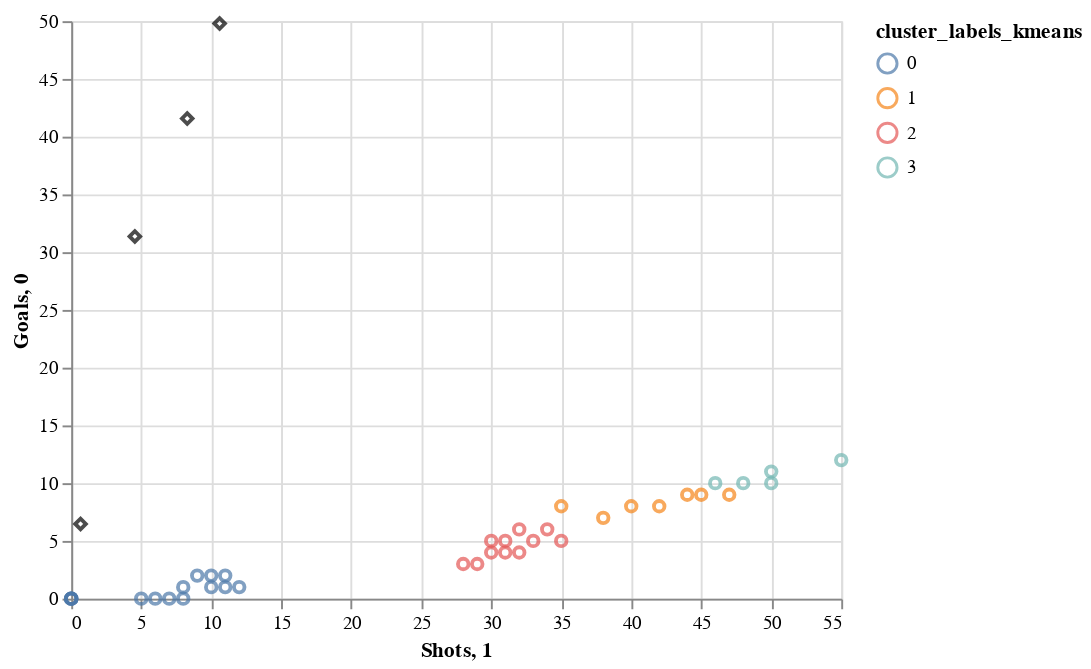

Notebook code cell kept with this figure:
### Code cell
# Plot the clusters with their centroids.
points_plot = alt.Chart(df_frame).mark_point().encode(
    alt.X('Shots', scale=alt.Scale(zero=False)),
    alt.Y('Goals', scale=alt.Scale(zero=False)),
    color='cluster_labels_kmeans:N'
)
centroid_plot = alt.Chart(pd.DataFrame(centroids)).mark_point(shape='diamond',color='black').encode(
    x='1:Q', y='0:Q'
)
(points_plot + centroid_plot)

### Figure 1 — Vega-Lite specification as saved in the notebook (floating-point values rounded to 4 significant figures)
{"config": {"view": {"continuousWidth": 400, "continuousHeight": 300}}, "layer": [{"data": {"name": "data-8357227ffbff2e0be0a9b7b875095aff"}, "mark": "point", "encoding": {"color": {"field": "cluster_labels_kmeans", "type": "nominal"}, "x": {"field": "Shots", "scale": {"zero": false}, "type": "quantitative"}, "y": {"field": "Goals", "scale": {"zero": false}, "type": "quantitative"}}}, {"data": {"name": "data-268d216f7a736d06f619c010656f4065"}, "mark": {"type": "point", "color": "black", "shape": "diamond"}, "encoding": {"x": {"field": "1", "type": "quantitative"}, "y": {"field": "0", "type": "quantitative"}}}], "$schema": "https://vega.github.io/schema/vega-lite/v4.17.0.json", "datasets": {"data-8357227ffbff2e0be0a9b7b875095aff": [{"Name": null, "Height (cm)": 180, "Weight (kg)": 75, "Position": "Forward", "Goals": 10, "Shots": 50, "Nationality": "England", "Age": 27, "Assists": 5, "Pass Accuracy (%)": 80, "Minutes Played": 2000, "Yellow Cards": 3, "Red Cards": 0, "Fouls": 15, "Interceptions": 5, "Tackles": 8, "Saves": 0, "Crosses": 20, "Speed ": 30, "Dribbles": 40, "Key Passes": 25, "Clearances": 10, "Headers Won": 12, "Offsides": 5, "Successful Tackles (%)": 75, "Blocks": 5, "Errors Leading to Goal": 1, "Penalties Won": 2, "Penalties Conceded": 1, "Aerial Duels Won": 15, "Aerial Duels Lost": 5, "Long Balls": 30, "Free Kicks": 2, "cluster_labels_kmeans": 3}, {"Name": null, "Height (cm)": 175, "Weight (kg)": 70, "Position": "Midfielder", "Goals": 4, "Shots": 30, "Nationality": "England", "Age": 24, "Assists": 7, "Pass Accuracy (%)": 85, "Minutes Played": 1800, "Yellow Cards": 4, "Red Cards": 0, "Fouls": 20, "Interceptions": 10, "Tackles": 12, "Saves": 0, "Crosses": 25, "Speed ": 28, "Dribbles": 35, "Key Passes": 20, "Clearances": 15, "Headers Won": 10, "Offsides": 4, "Successful Tackles (%)": 80, "Blocks": 6, "Errors Leading to Goal": 0, "Penalties Won": 1, "Penalties Conceded": 0, "Aerial Duels Won": 18, "Aerial Duels Lost": 7, "Long Balls": 25, "Free Kicks": 3, "cluster_labels_kmeans": 2}, {"Name": null, "Height (cm)": 185, "Weight (kg)": 78, "Position": "Defender", "Goals": 1, "Shots": 10, "Nationality": "England", "Age": 29, "Assists": 1, "Pass Accuracy (%)": 88, "Minutes Played": 2200, "Yellow Cards": 5, "Red Cards": 1, "Fouls": 30, "Interceptions": 15, "Tackles": 25, "Saves": 0, "Crosses": 5, "Speed ": 27, "Dribbles": 20, "Key Passes": 10, "Clearances": 30, "Headers Won": 25, "Offsides": 2, "Successful Tackles (%)": 85, "Blocks": 8, "Errors Leading to Goal": 2, "Penalties Won": 0, "Penalties Conceded": 2, "Aerial Duels Won": 20, "Aerial Duels Lost": 10, "Long Balls": 35, "Free Kicks": 0, "cluster_labels_kmeans": 0}, {"Name": null, "Height (cm)": 172, "Weight (kg)": 68, "Position": "Goalkeeper", "Goals": 0, "Shots": 0, "Nationality": "England", "Age": 31, "Assists": 0, "Pass Accuracy (%)": 70, "Minutes Played": 2100, "Yellow Cards": 1, "Red Cards": 0, "Fouls": 10, "Interceptions": 8, "Tackles": 10, "Saves": 50, "Crosses": 0, "Speed ": 24, "Dribbles": 5, "Key Passes": 5, "Clearances": 5, "Headers Won": 5, "Offsides": 1, "Successful Tackles (%)": 90, "Blocks": 10, "Errors Leading to Goal": 0, "Penalties Won": 0, "Penalties Conceded": 1, "Aerial Duels Won": 5, "Aerial Duels Lost": 3, "Long Balls": 10, "Free Kicks": 4, "cluster_labels_kmeans": 0}, {"Name": null, "Height (cm)": 178, "Weight (kg)": 72, "Position": "Forward", "Goals": 8, "Shots": 40, "Nationality": "Scotland", "Age": 25, "Assists": 4, "Pass Accuracy (%)": 82, "Minutes Played": 1900, "Yellow Cards": 2, "Red Cards": 0, "Fouls": 12, "Interceptions": 4, "Tackles": 7, "Saves": 0, "Crosses": 18, "Speed ": 29, "Dribbles": 38, "Key Passes": 22, "Clearances": 12, "Headers Won": 14, "Offsides": 3, "Successful Tackles (%)": 78, "Blocks": 4, "Errors Leading to Goal": 1, "Penalties Won": 1, "Penalties Conceded": 1, "Aerial Duels Won": 12, "Aerial Duels Lost": 8, "Long Balls": 28, "Free Kicks": 1, "cluster_labels_kmeans": 1}, {"Name": null, "Height (cm)": 182, "Weight (kg)": 76, "Position": "Midfielder", "Goals": 5, "Shots": 35, "Nationality": "Scotland", "Age": 28, "Assists": 6, "Pass Accuracy (%)": 83, "Minutes Played": 2050, "Yellow Cards": 3, "Red Cards": 0, "Fouls": 18, "Interceptions": 7, "Tackles": 10, "Saves": 0, "Crosses": 22, "Speed ": 26, "Dribbles": 32, "Key Passes": 18, "Clearances": 17, "Headers Won": 13, "Offsides": 4, "Successful Tackles (%)": 82, "Blocks": 7, "Errors Leading to Goal": 0, "Penalties Won": 0, "Penalties Conceded": 2, "Aerial Duels Won": 16, "Aerial Duels Lost": 9, "Long Balls": 24, "Free Kicks": 2, "cluster_labels_kmeans": 2}, {"Name": null, "Height (cm)": 170, "Weight (kg)": 65, "Position": "Defender", "Goals": 0, "Shots": 5, "Nationality": "Wales", "Age": 26, "Assists": 2, "Pass Accuracy (%)": 86, "Minutes Played": 1950, "Yellow Cards": 4, "Red Cards": 0, "Fouls": 25, "Interceptions": 12, "Tackles": 20, "Saves": 0, "Crosses": 3, "Speed ": 25, "Dribbles": 18, "Key Passes": 8, "Clearances": 28, "Headers Won": 22, "Offsides": 2, "Successful Tackles (%)": 88, "Blocks": 9, "Errors Leading to Goal": 1, "Penalties Won": 0, "Penalties Conceded": 1, "Aerial Duels Won": 23, "Aerial Duels Lost": 12, "Long Balls": 22, "Free Kicks": 0, "cluster_labels_kmeans": 0}, {"Name": null, "Height (cm)": 180, "Weight (kg)": 74, "Position": "Forward", "Goals": 12, "Shots": 55, "Nationality": "Wales", "Age": 30, "Assists": 3, "Pass Accuracy (%)": 79, "Minutes Played": 2150, "Yellow Cards": 2, "Red Cards": 0, "Fouls": 14, "Interceptions": 6, "Tackles": 9, "Saves": 0, "Crosses": 21, "Speed ": 31, "Dribbles": 42, "Key Passes": 24, "Clearances": 14, "Headers Won": 15, "Offsides": 4, "Successful Tackles (%)": 77, "Blocks": 6, "Errors Leading to Goal": 2, "Penalties Won": 2, "Penalties Conceded": 1, "Aerial Duels Won": 17, "Aerial Duels Lost": 5, "Long Balls": 26, "Free Kicks": 3, "cluster_labels_kmeans": 3}, {"Name": null, "Height (cm)": 177, "Weight (kg)": 73, "Position": "Midfielder", "Goals": 6, "Shots": 32, "Nationality": "Ireland", "Age": 27, "Assists": 5, "Pass Accuracy (%)": 84, "Minutes Played": 1980, "Yellow Cards": 5, "Red Cards": 0, "Fouls": 22, "Interceptions": 9, "Tackles": 13, "Saves": 0, "Crosses": 23, "Speed ": 28, "Dribbles": 30, "Key Passes": 21, "Clearances": 16, "Headers Won": 12, "Offsides": 3, "Successful Tackles (%)": 83, "Blocks": 5, "Errors Leading to Goal": 0, "Penalties Won": 1, "Penalties Conceded": 1, "Aerial Duels Won": 14, "Aerial Duels Lost": 8, "Long Balls": 23, "Free Kicks": 2, "cluster_labels_kmeans": 2}, {"Name": null, "Height (cm)": 183, "Weight (kg)": 77, "Position": "Defender", "Goals": 1, "Shots": 8, "Nationality": "Ireland", "Age": 32, "Assists": 1, "Pass Accuracy (%)": 87, "Minutes Played": 2300, "Yellow Cards": 3, "Red Cards": 1, "Fouls": 28, "Interceptions": 14, "Tackles": 22, "Saves": 0, "Crosses": 4, "Speed ": 27, "Dribbles": 22, "Key Passes": 15, "Clearances": 35, "Headers Won": 28, "Offsides": 1, "Successful Tackles (%)": 89, "Blocks": 11, "Errors Leading to Goal": 2, "Penalties Won": 0, "Penalties Conceded": 2, "Aerial Duels Won": 26, "Aerial Duels Lost": 15, "Long Balls": 30, "Free Kicks": 1, "cluster_labels_kmeans": 0}, {"Name": null, "Height (cm)": 175, "Weight (kg)": 71, "Position": "Forward", "Goals": 7, "Shots": 38, "Nationality": "England", "Age": 24, "Assists": 6, "Pass Accuracy (%)": 81, "Minutes Played": 1850, "Yellow Cards": 4, "Red Cards": 0, "Fouls": 17, "Interceptions": 5, "Tackles": 8, "Saves": 0, "Crosses": 19, "Speed ": 29, "Dribbles": 40, "Key Passes": 26, "Clearances": 10, "Headers Won": 14, "Offsides": 4, "Successful Tackles (%)": 74, "Blocks": 4, "Errors Leading to Goal": 0, "Penalties Won": 2, "Penalties Conceded": 1, "Aerial Duels Won": 16, "Aerial Duels Lost": 6, "Long Balls": 28, "Free Kicks": 2, "cluster_labels_kmeans": 1}, {"Name": null, "Height (cm)": 178, "Weight (kg)": 74, "Position": "Midfielder", "Goals": 3, "Shots": 28, "Nationality": "England", "Age": 26, "Assists": 7, "Pass Accuracy (%)": 85, "Minutes Played": 2000, "Yellow Cards": 3, "Red Cards": 0, "Fouls": 20, "Interceptions": 10, "Tackles": 12, "Saves": 0, "Crosses": 24, "Speed ": 28, "Dribbles": 33, "Key Passes": 19, "Clearances": 13, "Headers Won": 10, "Offsides": 3, "Successful Tackles (%)": 80, "Blocks": 7, "Errors Leading to Goal": 1, "Penalties Won": 1, "Penalties Conceded": 2, "Aerial Duels Won": 18, "Aerial Duels Lost": 9, "Long Balls": 25, "Free Kicks": 2, "cluster_labels_kmeans": 2}, {"Name": null, "Height (cm)": 186, "Weight (kg)": 79, "Position": "Defender", "Goals": 1, "Shots": 12, "Nationality": "England", "Age": 28, "Assists": 1, "Pass Accuracy (%)": 89, "Minutes Played": 2200, "Yellow Cards": 4, "Red Cards": 1, "Fouls": 32, "Interceptions": 18, "Tackles": 26, "Saves": 0, "Crosses": 6, "Speed ": 26, "Dribbles": 21, "Key Passes": 12, "Clearances": 31, "Headers Won": 27, "Offsides": 1, "Successful Tackles (%)": 88, "Blocks": 12, "Errors Leading to Goal": 3, "Penalties Won": 0, "Penalties Conceded": 2, "Aerial Duels Won": 28, "Aerial Duels Lost": 13, "Long Balls": 33, "Free Kicks": 0, "cluster_labels_kmeans": 0}, {"Name": null, "Height (cm)": 173, "Weight (kg)": 69, "Position": "Goalkeeper", "Goals": 0, "Shots": 0, "Nationality": "England", "Age": 30, "Assists": 0, "Pass Accuracy (%)": 72, "Minutes Played": 2100, "Yellow Cards": 2, "Red Cards": 0, "Fouls": 12, "Interceptions": 7, "Tackles": 11, "Saves": 55, "Crosses": 0, "Speed ": 23, "Dribbles": 6, "Key Passes": 6, "Clearances": 6, "Headers Won": 4, "Offsides": 0, "Successful Tackles (%)": 91, "Blocks": 9, "Errors Leading to Goal": 0, "Penalties Won": 0, "Penalties Conceded": 2, "Aerial Duels Won": 6, "Aerial Duels Lost": 2, "Long Balls": 15, "Free Kicks": 4, "cluster_labels_kmeans": 0}, {"Name": null, "Height (cm)": 181, "Weight (kg)": 75, "Position": "Forward", "Goals": 9, "Shots": 45, "Nationality": "Scotland", "Age": 26, "Assists": 4, "Pass Accuracy (%)": 83, "Minutes Played": 1950, "Yellow Cards": 3, "Red Cards": 0, "Fouls": 15, "Interceptions": 6, "Tackles": 9, "Saves": 0, "Crosses": 20, "Speed ": 30, "Dribbles": 38, "Key Passes": 23, "Clearances": 11, "Headers Won": 16, "Offsides": 3, "Successful Tackles (%)": 76, "Blocks": 5, "Errors Leading to Goal": 1, "Penalties Won": 1, "Penalties Conceded": 1, "Aerial Duels Won": 17, "Aerial Duels Lost": 7, "Long Balls": 29, "Free Kicks": 2, "cluster_labels_kmeans": 1}, {"Name": null, "Height (cm)": 179, "Weight (kg)": 73, "Position": "Midfielder", "Goals": 5, "Shots": 33, "Nationality": "Scotland", "Age": 29, "Assists": 6, "Pass Accuracy (%)": 84, "Minutes Played": 2050, "Yellow Cards": 4, "Red Cards": 0, "Fouls": 19, "Interceptions": 8, "Tackles": 14, "Saves": 0, "Crosses": 22, "Speed ": 27, "Dribbles": 31, "Key Passes": 18, "Clearances": 15, "Headers Won": 11, "Offsides": 2, "Successful Tackles (%)": 81, "Blocks": 6, "Errors Leading to Goal": 0, "Penalties Won": 1, "Penalties Conceded": 2, "Aerial Duels Won": 18, "Aerial Duels Lost": 10, "Long Balls": 26, "Free Kicks": 1, "cluster_labels_kmeans": 2}, {"Name": null, "Height (cm)": 171, "Weight (kg)": 66, "Position": "Defender", "Goals": 0, "Shots": 6, "Nationality": "Wales", "Age": 25, "Assists": 1, "Pass Accuracy (%)": 88, "Minutes Played": 1980, "Yellow Cards": 3, "Red Cards": 0, "Fouls": 26, "Interceptions": 14, "Tackles": 23, "Saves": 0, "Crosses": 4, "Speed ": 24, "Dribbles": 15, "Key Passes": 9, "Clearances": 28, "Headers Won": 20, "Offsides": 1, "Successful Tackles (%)": 90, "Blocks": 11, "Errors Leading to Goal": 2, "Penalties Won": 0, "Penalties Conceded": 1, "Aerial Duels Won": 25, "Aerial Duels Lost": 12, "Long Balls": 23, "Free Kicks": 0, "cluster_labels_kmeans": 0}, {"Name": null, "Height (cm)": 182, "Weight (kg)": 76, "Position": "Forward", "Goals": 11, "Shots": 50, "Nationality": "Wales", "Age": 28, "Assists": 2, "Pass Accuracy (%)": 80, "Minutes Played": 2150, "Yellow Cards": 1, "Red Cards": 0, "Fouls": 13, "Interceptions": 6, "Tackles": 9, "Saves": 0, "Crosses": 21, "Speed ": 30, "Dribbles": 41, "Key Passes": 27, "Clearances": 13, "Headers Won": 15, "Offsides": 3, "Successful Tackles (%)": 78, "Blocks": 5, "Errors Leading to Goal": 1, "Penalties Won": 2, "Penalties Conceded": 1, "Aerial Duels Won": 16, "Aerial Duels Lost": 6, "Long Balls": 27, "Free Kicks": 2, "cluster_labels_kmeans": 3}, {"Name": null, "Height (cm)": 176, "Weight (kg)": 72, "Position": "Midfielder", "Goals": 4, "Shots": 31, "Nationality": "Ireland", "Age": 27, "Assists": 7, "Pass Accuracy (%)": 86, "Minutes Played": 2000, "Yellow Cards": 4, "Red Cards": 0, "Fouls": 23, "Interceptions": 11, "Tackles": 15, "Saves": 0, "Crosses": 24, "Speed ": 28, "Dribbles": 33, "Key Passes": 19, "Clearances": 14, "Headers Won": 12, "Offsides": 3, "Successful Tackles (%)": 82, "Blocks": 7, "Errors Leading to Goal": 1, "Penalties Won": 1, "Penalties Conceded": 2, "Aerial Duels Won": 19, "Aerial Duels Lost": 10, "Long Balls": 26, "Free Kicks": 2, "cluster_labels_kmeans": 2}, {"Name": null, "Height (cm)": 184, "Weight (kg)": 78, "Position": "Defender", "Goals": 2, "Shots": 10, "Nationality": "Ireland", "Age": 31, "Assists": 2, "Pass Accuracy (%)": 87, "Minutes Played": 2300, "Yellow Cards": 2, "Red Cards": 1, "Fouls": 29, "Interceptions": 17, "Tackles": 24, "Saves": 0, "Crosses": 5, "Speed ": 25, "Dribbles": 20, "Key Passes": 13, "Clearances": 32, "Headers Won": 26, "Offsides": 1, "Successful Tackles (%)": 86, "Blocks": 12, "Errors Leading to Goal": 3, "Penalties Won": 0, "Penalties Conceded": 2, "Aerial Duels Won": 27, "Aerial Duels Lost": 14, "Long Balls": 34, "Free Kicks": 0, "cluster_labels_kmeans": 0}, {"Name": null, "Height (cm)": 174, "Weight (kg)": 70, "Position": "Forward", "Goals": 8, "Shots": 35, "Nationality": "England", "Age": 24, "Assists": 5, "Pass Accuracy (%)": 82, "Minutes Played": 1900, "Yellow Cards": 3, "Red Cards": 0, "Fouls": 16, "Interceptions": 7, "Tackles": 10, "Saves": 0, "Crosses": 18, "Speed ": 29, "Dribbles": 39, "Key Passes": 25, "Clearances": 11, "Headers Won": 13, "Offsides": 4, "Successful Tackles (%)": 75, "Blocks": 5, "Errors Leading to Goal": 0, "Penalties Won": 2, "Penalties Conceded": 1, "Aerial Duels Won": 15, "Aerial Duels Lost": 7, "Long Balls": 29, "Free Kicks": 1, "cluster_labels_kmeans": 1}, {"Name": null, "Height (cm)": 179, "Weight (kg)": 74, "Position": "Midfielder", "Goals": 3, "Shots": 29, "Nationality": "England", "Age": 25, "Assists": 6, "Pass Accuracy (%)": 84, "Minutes Played": 2000, "Yellow Cards": 4, "Red Cards": 0, "Fouls": 21, "Interceptions": 9, "Tackles": 13, "Saves": 0, "Crosses": 23, "Speed ": 27, "Dribbles": 32, "Key Passes": 18, "Clearances": 14, "Headers Won": 11, "Offsides": 2, "Successful Tackles (%)": 81, "Blocks": 6, "Errors Leading to Goal": 1, "Penalties Won": 1, "Penalties Conceded": 2, "Aerial Duels Won": 16, "Aerial Duels Lost": 9, "Long Balls": 25, "Free Kicks": 2, "cluster_labels_kmeans": 2}, {"Name": null, "Height (cm)": 185, "Weight (kg)": 77, "Position": "Defender", "Goals": 1, "Shots": 11, "Nationality": "England", "Age": 30, "Assists": 1, "Pass Accuracy (%)": 89, "Minutes Played": 2200, "Yellow Cards": 5, "Red Cards": 1, "Fouls": 31, "Interceptions": 16, "Tackles": 25, "Saves": 0, "Crosses": 6, "Speed ": 25, "Dribbles": 19, "Key Passes": 11, "Clearances": 30, "Headers Won": 27, "Offsides": 1, "Successful Tackles (%)": 87, "Blocks": 12, "Errors Leading to Goal": 2, "Penalties Won": 0, "Penalties Conceded": 2, "Aerial Duels Won": 28, "Aerial Duels Lost": 12, "Long Balls": 33, "Free Kicks": 0, "cluster_labels_kmeans": 0}, {"Name": null, "Height (cm)": 172, "Weight (kg)": 68, "Position": "Goalkeeper", "Goals": 0, "Shots": 0, "Nationality": "England", "Age": 32, "Assists": 0, "Pass Accuracy (%)": 70, "Minutes Played": 2100, "Yellow Cards": 1, "Red Cards": 0, "Fouls": 11, "Interceptions": 8, "Tackles": 12, "Saves": 52, "Crosses": 0, "Speed ": 24, "Dribbles": 5, "Key Passes": 4, "Clearances": 4, "Headers Won": 3, "Offsides": 0, "Successful Tackles (%)": 90, "Blocks": 8, "Errors Leading to Goal": 0, "Penalties Won": 0, "Penalties Conceded": 1, "Aerial Duels Won": 6, "Aerial Duels Lost": 3, "Long Balls": 12, "Free Kicks": 3, "cluster_labels_kmeans": 0}, {"Name": null, "Height (cm)": 180, "Weight (kg)": 75, "Position": "Forward", "Goals": 10, "Shots": 48, "Nationality": "Scotland", "Age": 27, "Assists": 4, "Pass Accuracy (%)": 83, "Minutes Played": 2000, "Yellow Cards": 3, "Red Cards": 0, "Fouls": 15, "Interceptions": 5, "Tackles": 9, "Saves": 0, "Crosses": 19, "Speed ": 31, "Dribbles": 37, "Key Passes": 22, "Clearances": 12, "Headers Won": 15, "Offsides": 4, "Successful Tackles (%)": 78, "Blocks": 6, "Errors Leading to Goal": 1, "Penalties Won": 2, "Penalties Conceded": 1, "Aerial Duels Won": 16, "Aerial Duels Lost": 8, "Long Balls": 27, "Free Kicks": 1, "cluster_labels_kmeans": 3}, {"Name": null, "Height (cm)": 176, "Weight (kg)": 73, "Position": "Midfielder", "Goals": 6, "Shots": 34, "Nationality": "Scotland", "Age": 28, "Assists": 5, "Pass Accuracy (%)": 85, "Minutes Played": 1950, "Yellow Cards": 4, "Red Cards": 0, "Fouls": 18, "Interceptions": 8, "Tackles": 14, "Saves": 0, "Crosses": 21, "Speed ": 28, "Dribbles": 30, "Key Passes": 19, "Clearances": 14, "Headers Won": 12, "Offsides": 3, "Successful Tackles (%)": 82, "Blocks": 5, "Errors Leading to Goal": 0, "Penalties Won": 1, "Penalties Conceded": 2, "Aerial Duels Won": 19, "Aerial Duels Lost": 10, "Long Balls": 26, "Free Kicks": 2, "cluster_labels_kmeans": 2}, {"Name": null, "Height (cm)": 171, "Weight (kg)": 67, "Position": "Defender", "Goals": 0, "Shots": 7, "Nationality": "Wales", "Age": 26, "Assists": 1, "Pass Accuracy (%)": 87, "Minutes Played": 1930, "Yellow Cards": 4, "Red Cards": 0, "Fouls": 24, "Interceptions": 13, "Tackles": 22, "Saves": 0, "Crosses": 4, "Speed ": 25, "Dribbles": 16, "Key Passes": 10, "Clearances": 29, "Headers Won": 23, "Offsides": 2, "Successful Tackles (%)": 89, "Blocks": 10, "Errors Leading to Goal": 2, "Penalties Won": 0, "Penalties Conceded": 1, "Aerial Duels Won": 24, "Aerial Duels Lost": 12, "Long Balls": 25, "Free Kicks": 0, "cluster_labels_kmeans": 0}, {"Name": null, "Height (cm)": 183, "Weight (kg)": 76, "Position": "Forward", "Goals": 9, "Shots": 44, "Nationality": "Wales", "Age": 29, "Assists": 3, "Pass Accuracy (%)": 80, "Minutes Played": 2140, "Yellow Cards": 2, "Red Cards": 0, "Fouls": 13, "Interceptions": 6, "Tackles": 9, "Saves": 0, "Crosses": 20, "Speed ": 29, "Dribbles": 35, "Key Passes": 23, "Clearances": 12, "Headers Won": 14, "Offsides": 3, "Successful Tackles (%)": 76, "Blocks": 5, "Errors Leading to Goal": 1, "Penalties Won": 1, "Penalties Conceded": 1, "Aerial Duels Won": 16, "Aerial Duels Lost": 8, "Long Balls": 27, "Free Kicks": 2, "cluster_labels_kmeans": 1}, {"Name": null, "Height (cm)": 177, "Weight (kg)": 72, "Position": "Midfielder", "Goals": 5, "Shots": 30, "Nationality": "Ireland", "Age": 28, "Assists": 6, "Pass Accuracy (%)": 84, "Minutes Played": 2000, "Yellow Cards": 5, "Red Cards": 0, "Fouls": 21, "Interceptions": 8, "Tackles": 13, "Saves": 0, "Crosses": 22, "Speed ": 28, "Dribbles": 29, "Key Passes": 20, "Clearances": 15, "Headers Won": 11, "Offsides": 2, "Successful Tackles (%)": 81, "Blocks": 7, "Errors Leading to Goal": 0, "Penalties Won": 1, "Penalties Conceded": 2, "Aerial Duels Won": 17, "Aerial Duels Lost": 9, "Long Balls": 26, "Free Kicks": 2, "cluster_labels_kmeans": 2}, {"Name": null, "Height (cm)": 184, "Weight (kg)": 78, "Position": "Defender", "Goals": 2, "Shots": 9, "Nationality": "Ireland", "Age": 31, "Assists": 1, "Pass Accuracy (%)": 87, "Minutes Played": 2250, "Yellow Cards": 3, "Red Cards": 1, "Fouls": 27, "Interceptions": 16, "Tackles": 24, "Saves": 0, "Crosses": 5, "Speed ": 26, "Dribbles": 21, "Key Passes": 12, "Clearances": 31, "Headers Won": 27, "Offsides": 1, "Successful Tackles (%)": 86, "Blocks": 11, "Errors Leading to Goal": 2, "Penalties Won": 0, "Penalties Conceded": 2, "Aerial Duels Won": 27, "Aerial Duels Lost": 14, "Long Balls": 30, "Free Kicks": 1, "cluster_labels_kmeans": 0}, {"Name": null, "Height (cm)": 175, "Weight (kg)": 70, "Position": "Forward", "Goals": 10, "Shots": 46, "Nationality": "England", "Age": 26, "Assists": 4, "Pass Accuracy (%)": 81, "Minutes Played": 2000, "Yellow Cards": 3, "Red Cards": 0, "Fouls": 14, "Interceptions": 5, "Tackles": 9, "Saves": 0, "Crosses": 20, "Speed ": 30, "Dribbles": 38, "Key Passes": 25, "Clearances": 11, "Headers Won": 13, "Offsides": 3, "Successful Tackles (%)": 77, "Blocks": 5, "Errors Leading to Goal": 1, "Penalties Won": 2, "Penalties Conceded": 1, "Aerial Duels Won": 15, "Aerial Duels Lost": 7, "Long Balls": 28, "Free Kicks": 2, "cluster_labels_kmeans": 3}, {"Name": null, "Height (cm)": 178, "Weight (kg)": 74, "Position": "Midfielder", "Goals": 4, "Shots": 32, "Nationality": "England", "Age": 27, "Assists": 6, "Pass Accuracy (%)": 85, "Minutes Played": 2050, "Yellow Cards": 4, "Red Cards": 0, "Fouls": 19, "Interceptions": 9, "Tackles": 14, "Saves": 0, "Crosses": 23, "Speed ": 28, "Dribbles": 32, "Key Passes": 21, "Clearances": 15, "Headers Won": 12, "Offsides": 3, "Successful Tackles (%)": 82, "Blocks": 6, "Errors Leading to Goal": 1, "Penalties Won": 1, "Penalties Conceded": 2, "Aerial Duels Won": 18, "Aerial Duels Lost": 10, "Long Balls": 26, "Free Kicks": 2, "cluster_labels_kmeans": 2}, {"Name": null, "Height (cm)": 186, "Weight (kg)": 79, "Position": "Defender", "Goals": 2, "Shots": 11, "Nationality": "England", "Age": 30, "Assists": 1, "Pass Accuracy (%)": 89, "Minutes Played": 2200, "Yellow Cards": 5, "Red Cards": 1, "Fouls": 32, "Interceptions": 18, "Tackles": 25, "Saves": 0, "Crosses": 6, "Speed ": 26, "Dribbles": 20, "Key Passes": 14, "Clearances": 30, "Headers Won": 28, "Offsides": 1, "Successful Tackles (%)": 88, "Blocks": 12, "Errors Leading to Goal": 3, "Penalties Won": 0, "Penalties Conceded": 2, "Aerial Duels Won": 28, "Aerial Duels Lost": 12, "Long Balls": 33, "Free Kicks": 0, "cluster_labels_kmeans": 0}, {"Name": null, "Height (cm)": 172, "Weight (kg)": 68, "Position": "Goalkeeper", "Goals": 0, "Shots": 0, "Nationality": "England", "Age": 32, "Assists": 0, "Pass Accuracy (%)": 70, "Minutes Played": 2100, "Yellow Cards": 1, "Red Cards": 0, "Fouls": 12, "Interceptions": 7, "Tackles": 11, "Saves": 52, "Crosses": 0, "Speed ": 24, "Dribbles": 5, "Key Passes": 4, "Clearances": 5, "Headers Won": 4, "Offsides": 0, "Successful Tackles (%)": 90, "Blocks": 8, "Errors Leading to Goal": 0, "Penalties Won": 0, "Penalties Conceded": 1, "Aerial Duels Won": 6, "Aerial Duels Lost": 3, "Long Balls": 12, "Free Kicks": 3, "cluster_labels_kmeans": 0}, {"Name": null, "Height (cm)": 181, "Weight (kg)": 75, "Position": "Forward", "Goals": 8, "Shots": 42, "Nationality": "Scotland", "Age": 27, "Assists": 3, "Pass Accuracy (%)": 82, "Minutes Played": 1950, "Yellow Cards": 2, "Red Cards": 0, "Fouls": 16, "Interceptions": 5, "Tackles": 8, "Saves": 0, "Crosses": 19, "Speed ": 30, "Dribbles": 36, "Key Passes": 24, "Clearances": 13, "Headers Won": 15, "Offsides": 3, "Successful Tackles (%)": 79, "Blocks": 5, "Errors Leading to Goal": 1, "Penalties Won": 2, "Penalties Conceded": 1, "Aerial Duels Won": 17, "Aerial Duels Lost": 7, "Long Balls": 27, "Free Kicks": 1, "cluster_labels_kmeans": 1}, {"Name": null, "Height (cm)": 179, "Weight (kg)": 73, "Position": "Midfielder", "Goals": 5, "Shots": 31, "Nationality": "Scotland", "Age": 28, "Assists": 6, "Pass Accuracy (%)": 84, "Minutes Played": 2000, "Yellow Cards": 4, "Red Cards": 0, "Fouls": 20, "Interceptions": 9, "Tackles": 12, "Saves": 0, "Crosses": 23, "Speed ": 28, "Dribbles": 31, "Key Passes": 18, "Clearances": 15, "Headers Won": 11, "Offsides": 3, "Successful Tackles (%)": 80, "Blocks": 7, "Errors Leading to Goal": 0, "Penalties Won": 1, "Penalties Conceded": 2, "Aerial Duels Won": 18, "Aerial Duels Lost": 10, "Long Balls": 26, "Free Kicks": 2, "cluster_labels_kmeans": 2}, {"Name": null, "Height (cm)": 170, "Weight (kg)": 65, "Position": "Defender", "Goals": 0, "Shots": 8, "Nationality": "Wales", "Age": 25, "Assists": 1, "Pass Accuracy (%)": 88, "Minutes Played": 1980, "Yellow Cards": 3, "Red Cards": 0, "Fouls": 24, "Interceptions": 13, "Tackles": 23, "Saves": 0, "Crosses": 4, "Speed ": 24, "Dribbles": 16, "Key Passes": 9, "Clearances": 29, "Headers Won": 22, "Offsides": 2, "Successful Tackles (%)": 90, "Blocks": 11, "Errors Leading to Goal": 2, "Penalties Won": 0, "Penalties Conceded": 1, "Aerial Duels Won": 25, "Aerial Duels Lost": 12, "Long Balls": 23, "Free Kicks": 0, "cluster_labels_kmeans": 0}, {"Name": null, "Height (cm)": 182, "Weight (kg)": 76, "Position": "Forward", "Goals": 9, "Shots": 47, "Nationality": "Wales", "Age": 28, "Assists": 3, "Pass Accuracy (%)": 80, "Minutes Played": 2150, "Yellow Cards": 2, "Red Cards": 0, "Fouls": 14, "Interceptions": 6, "Tackles": 9, "Saves": 0, "Crosses": 21, "Speed ": 29, "Dribbles": 35, "Key Passes": 23, "Clearances": 12, "Headers Won": 14, "Offsides": 3, "Successful Tackles (%)": 78, "Blocks": 5, "Errors Leading to Goal": 1, "Penalties Won": 1, "Penalties Conceded": 1, "Aerial Duels Won": 16, "Aerial Duels Lost": 8, "Long Balls": 27, "Free Kicks": 2, "cluster_labels_kmeans": 1}], "data-268d216f7a736d06f619c010656f4065": [{"0": 6.467, "1": 0.6667}, {"0": 41.57, "1": 8.286}, {"0": 31.36, "1": 4.545}, {"0": 49.8, "1": 10.6}]}}
